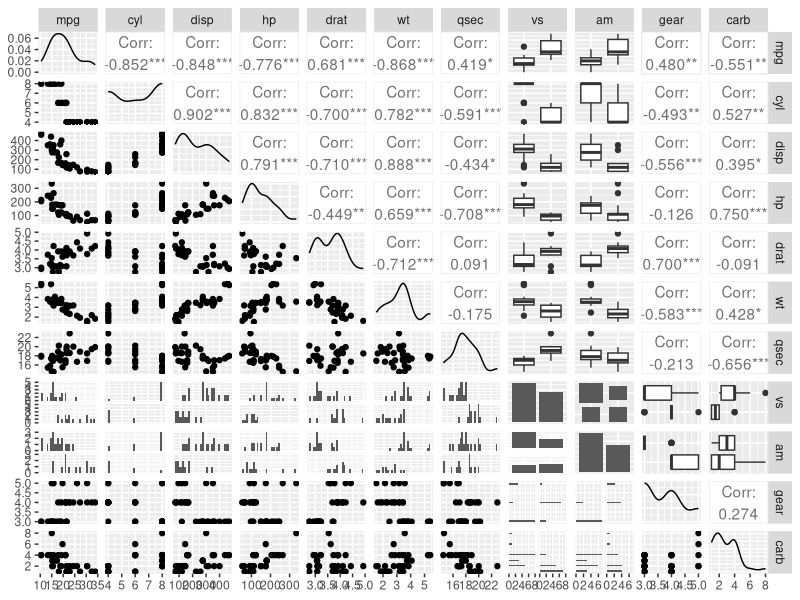
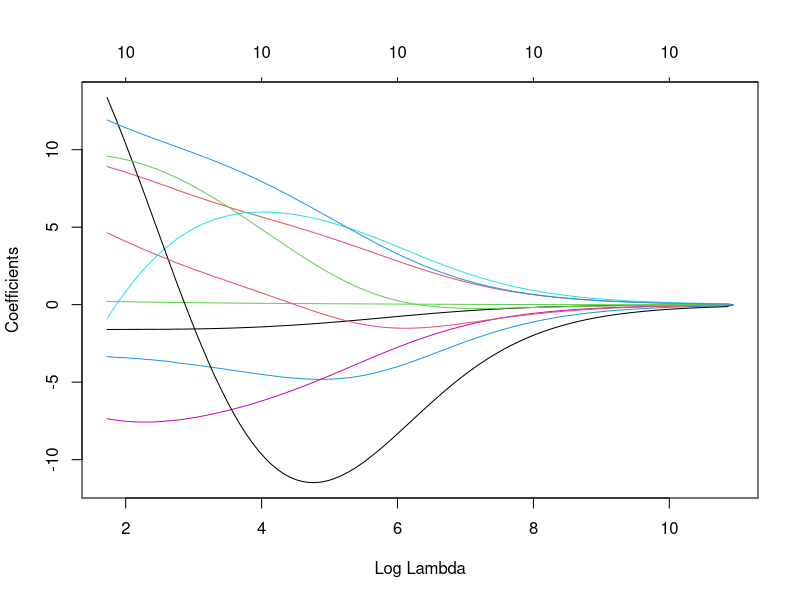
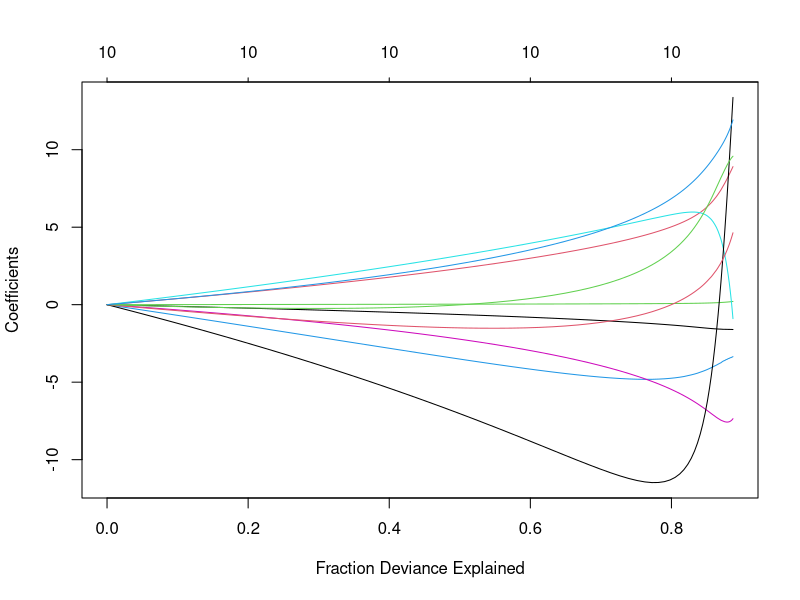
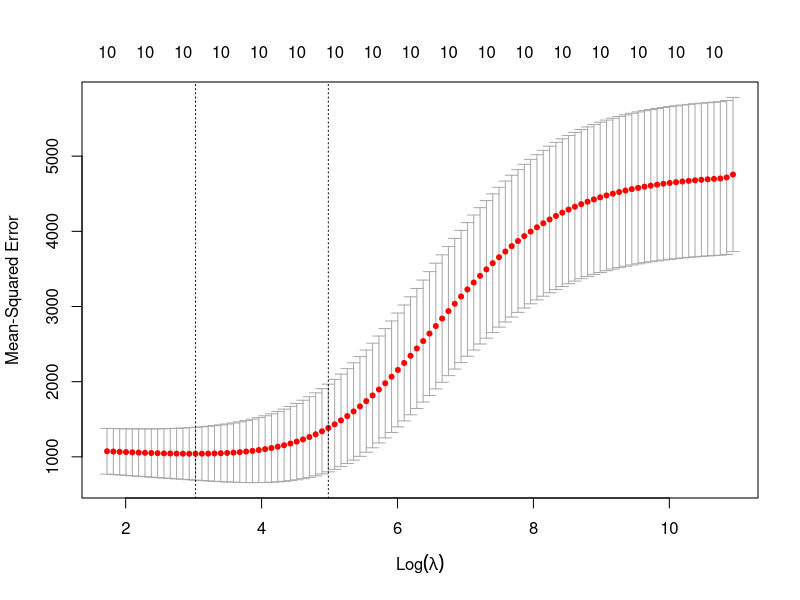

Reproduce these figures in R, in order. (Note: this script raises an error after producing the figures.)
## ---- chunk 1
library(MASS)
library(magrittr)
library(dplyr)
library(GGally)
library(glmnet)
library(caret)
## ---- chunk 2
set.seed(123)
## ---- chunk 3
dim(mtcars)
## ---- chunk 4
mtcars %>% str
## ---- chunk 5
mtcars %>% summary
## ---- chunk 6
mtc <- mtcars %>% 
  mutate(vs = factor(vs, labels = c("v-shaped", "straight")),
         am = factor(am, labels = c("automatic", "manual")))
## ---- chunk 7
mtc %>% str
## ---- chunk 8
ggpairs(mtc)
## ---- chunk 9
fit <- mtc %$% 
  lm(hp ~ ., data = .)
## ---- chunk 10
fit %>% summary
## ---- chunk 11
y <- mtc$hp
x <- model.matrix(fit)
ridge <- glmnet(x = x, y = y, 
                family = "gaussian",
                alpha = 0, 
                standardize = TRUE)
## ---- chunk 12
fit %>% coef
## ---- chunk 13
ridge
## ---- chunk 14
ridge %>% coef()
## ---- chunk 15
plot(ridge, xvar = "lambda")
## ---- chunk 16
plot(ridge, xvar = "dev")
## ---- chunk 17
ridge <- cv.glmnet(x = x[, -1], y = y, 
                   family = "gaussian",
                   alpha = 0, 
                   standardize = TRUE)
## ---- chunk 18
cv.ridge <- cv.glmnet(x = x[, -1], y = y, 
                   family = "gaussian",
                   alpha = 0, 
                   standardize = TRUE)
## ---- chunk 19
cv.ridge
## ---- chunk 20
plot(cv.ridge)
## ---- chunk 21
pred.lm <- predict(fit)
## ---- chunk 22
pred.ridge <- predict(cv.ridge, s = "lambda.1se", newx = x[, -1])
## ---- chunk 23
caret::postResample(pred.lm, y)
caret::postResample(pred.ridge, y)
## ---- chunk 24
idx <- createDataPartition(mtc$hp, p = .7, list = FALSE)
train <- mtc[idx, ]
test <- mtc[-idx, ]
## ---- chunk 25
fit <- train %$% lm(hp ~ ., data = .)
pred <- predict(fit, newdata = test)
## ---- chunk 26
y <- train$hp
x <- model.matrix(fit)[, -1] #exclude intercept
## ---- chunk 27
ridge <- cv.glmnet(x = x, y = y, 
                   family = "gaussian",
                   alpha = 0, 
                   standardize = TRUE, 
                   nfolds = 4)
## ---- chunk 28
newx <- test %$% lm(hp ~ ., data = .) %>% model.matrix() %>% .[, -1]
ridge_min <- predict(ridge, s = "lambda.min", newx = newx)
ridge_1se <- predict(ridge, s = "lambda.1se", newx = newx)
## ---- chunk 29
postResample(pred, test$hp)
postResample(ridge_min, test$hp)
postResample(ridge_1se, test$hp)
## ---- chunk 30
save.image("../Part H/load_all_objects.RData")
## ---- chunk 31
idx <- createDataPartition(mtc$hp, p = .7, list = FALSE)
train <- mtc[idx, ]
test <- mtc[-idx, ]

fit <- train %$% lm(hp ~ ., data = .)
pred <- predict(fit, newdata = test)

y <- train$hp
x <- model.matrix(fit)[, -1] #exclude intercept

ridge <- cv.glmnet(x = x, y = y, 
                   family = "gaussian",
                   alpha = 0, 
                   standardize = TRUE, 
                   nfolds = 4)

newx <- test %$% lm(hp ~ ., data = .) %>% model.matrix() %>% .[, -1]
ridge_min <- predict(ridge, s = "lambda.min", newx = newx)
ridge_1se <- predict(ridge, s = "lambda.1se", newx = newx)

postResample(pred, test$hp)
postResample(ridge_min, test$hp)
postResample(ridge_1se, test$hp)
